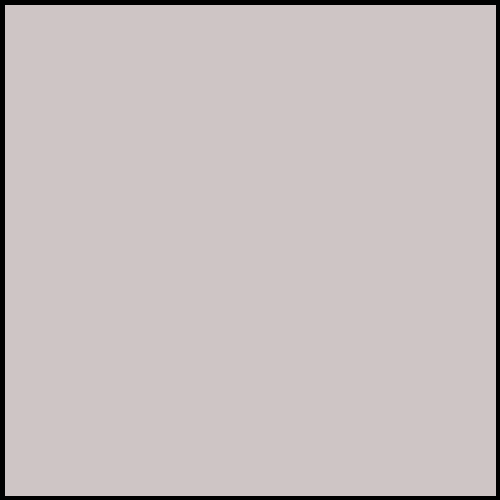
Frame 1 (no input)
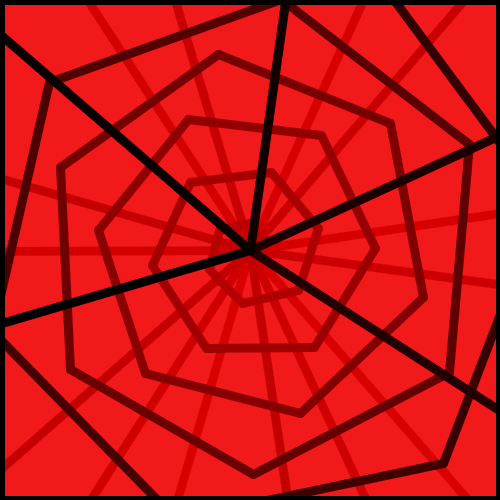
Frame 60 (the mouse pressed at the canvas centre just before this capture)
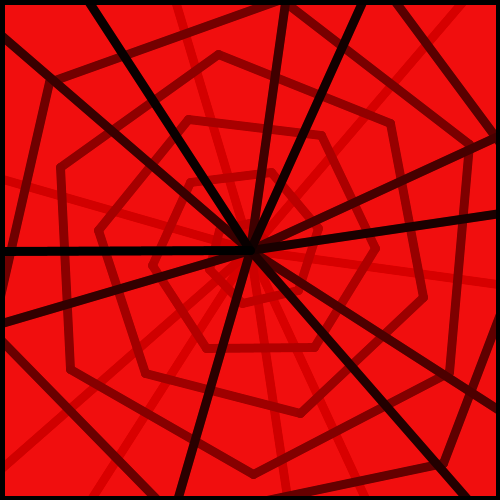
Frame 120 (the mouse held since frame 60 and released just before this capture)

The Processing sketch that drew these frames (run headless with seeded random() and noise(); from frame 60 on, the mouse is pressed at the canvas centre):

// Processing sketch: Spider_Man
// ── Spider_Man.pde
float x,y,a,b,f=21,t=35,c=250;
void setup(){size(500,500);frameRate(5);strokeWeight(9);fill(c,0,0,9);}
void draw(){f++;rect(0,0,500,500);if(f<20){a=c;b=c;x=c+sin(f)*500;y=c+cos(f)*500;line(c,c,x,y);}else{t++;x=c+sin(f)*t*9;y=c+cos(f)*t*9;line(a,b,x,y);a=x;b=y;if(t>34){t=0;f=0;}}}
